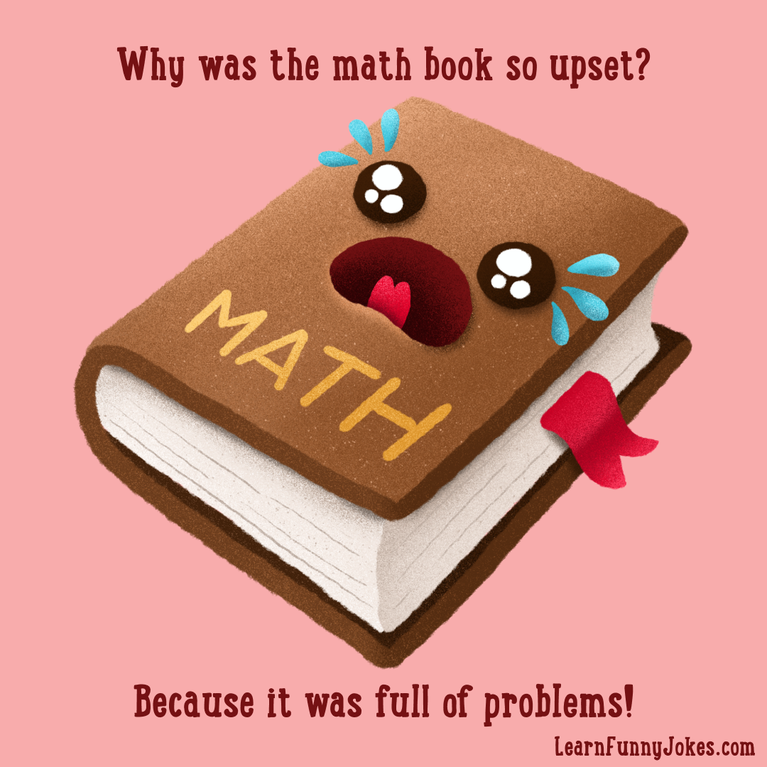
%> input picture hw5/problem4/problems.png, 767 x 767 px, shrunk from 1080 x 1080 before the run
$ octave heat.m   (GNU Octave 9; MATLAB toolbox functions it lacks are replaced by stand-ins)
%> lines starting %> are read from the running program, lines starting %| are printed output that depends on the picture; in (x1, y1, x2, y2) boxes, pixels count from 0 and x2, y2 are one past the last pixel; in counts of white or black regions, pixels touching at a corner belong together; the program's own positions count from 1
u = imread('problems.png');
%> u is the input picture: size 767x767x3 uint8; mean R, G, B 213.9, 147.5, 137.7
if ndims(u) == 3
    u = rgb2gray(u);
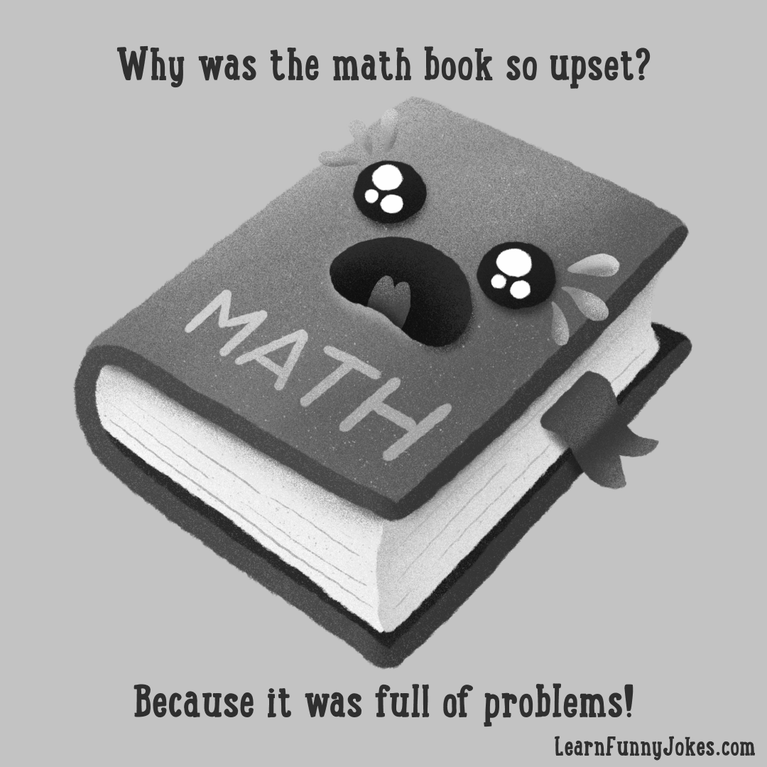
%> u: size 767x767 uint8; min 12, max 255, mean 166.4
end

u = double(u) / 255;
%> u: size 767x767 double


figure(1); clf;
imagesc(u);
%pcolor(u);
caxis([0 1]);

colormap(gray);
axis equal;
title('Initial picture');
axis tight;
exportgraphics(gcf, "IMAGE_book.png", 'Resolution', 300);

[n, n2] = size(u);
%> n = 767; n2 = 767
if (n ~= n2)
    error('by default, this only supports square images');
end

u0 = reshape(u, n*n, 1);
disp(max(u0)*255);
%| 255
disp(min(u0)*255);
%| 12
u = u0;
h = 1;
k = 0.1;
s = (h:h:n)';
%> s = 767 values from 1 to 767

[xx, yy] = meshgrid(s, s);
x = xx(:);
y = yy(:);

N = length(s);
%> N = 767
e = ones(N, 1);
L1d = spdiags([e -2 * e e], [-1 0 1], N, N);
L1d(1, 1) = -1;
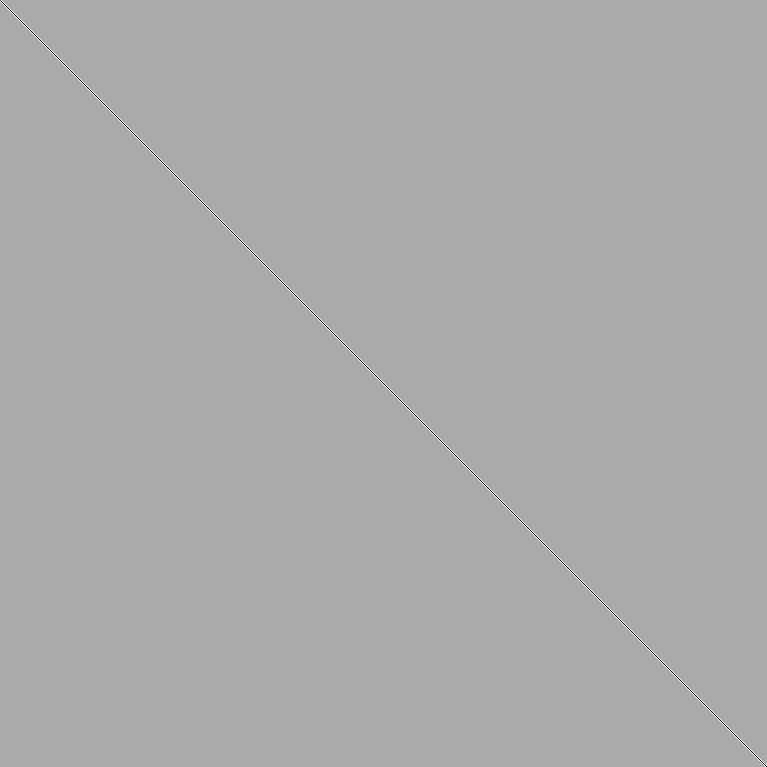
%> L1d: size 767x767 double; min -2, max 1, mean -1.7e-06; drawn with min black and max white
L1d(1, 2) = 1;
L1d(N, N) = -1;
%> L1d: size 767x767 double; under 0.01% of pixels changed, all inside (x1, y1, x2, y2) = (766, 766, 767, 767)
L1d(N, N-1) = 1;
L1d = 1 / h^2 * L1d;
I1d = speye(size(L1d));

L = kron(I1d, L1d) + kron(L1d, I1d);

numsteps = 100;
t = 0;


for n = 1:numsteps
    uu = reshape(u, size(xx));

    u = u + k * (L * u);
    t = t + k;
end
%> after the loop, t = 10

edge_map = u0 - u;

acute = u0 + edge_map;
disp(max(acute)*255);
%| 384.61
disp(min(acute)*255);
%| -114.14
u2 = reshape(acute, n2, n2);
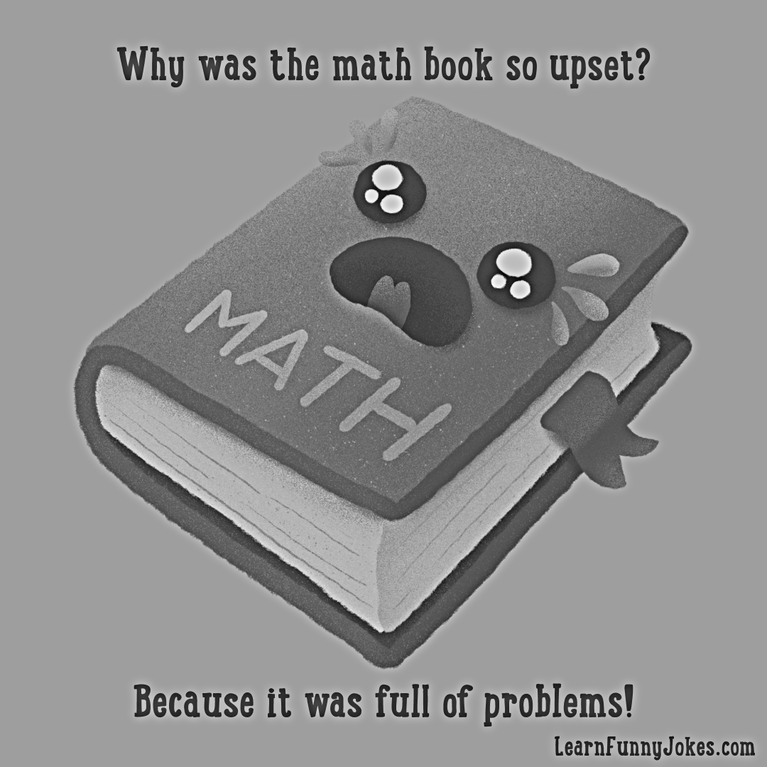
%> u2: size 767x767 double; min -0.448, max 1.51, mean 0.652; drawn with min black and max white

figure(2); clf;
imagesc(u2);
%pcolor(u2);
caxis([0 1]);
colormap(gray);

axis equal;
axis tight;
title('After applying mask');
exportgraphics(gcf, "book10.png", 'Resolution', 300);
